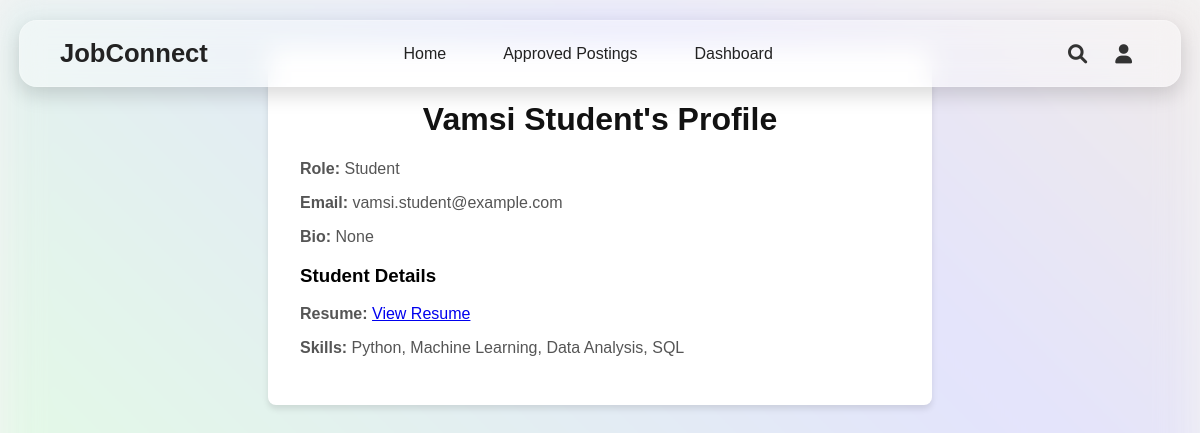
Page /profile/VamsiStudent (signed in) on the committed database.
### app.py (models this page shows, shortened)
class User(UserMixin, db.Model):
    id = db.Column(db.Integer, primary_key=True)
    username = db.Column(db.String(100), unique=True, nullable=False)
    password = db.Column(db.String(100), nullable=False)
    role = db.Column(db.String(20), nullable=False)  # Role: 'admin', 'employer', 'student'
    name = db.Column(db.String(100), nullable=True)
    email = db.Column(db.String(120), unique=True, nullable=True)
    bio = db.Column(db.Text, nullable=True)
    company_name = db.Column(db.String(100), nullable=True)
    company_website = db.Column(db.String(200), nullable=True)
    resume_link = db.Column(db.String(200), nullable=True)
    skills = db.Column(db.Text, nullable=True)

### app.py (the view)
@app.route('/profile/<username>')
@login_required
def profile(username):
    user = User.query.filter_by(username=username).first_or_404()
    return render_template('profile.html', user=user)

### app.py (called while the page is built, shortened)
@app.before_request
def create_tables():
    db.create_all()

@app.before_request
def ensure_admin_user():
    existing_admin = User.query.filter_by(username="admin").first()

@login_manager.user_loader
def load_user(user_id):
    if not user_id:
        print("Debug: Received user_id=None in load_user function")
        return None  # Return None if user_id is invalid
    try:
        return User.query.get(int(user_id))
    except ValueError:
        print(f"Debug: Invalid user_id={user_id}")
        return None

### templates/profile.html (shortened to what this page needs)
<!DOCTYPE html>
<html lang="en">
<head>
    <link rel="stylesheet" href="{{ url_for('static', filename='css/profile.css') }}">
    <link rel="stylesheet" href="https://cdnjs.cloudflare.com/ajax/libs/font-awesome/6.0.0/css/all.min.css">
</head>
<body>
    <header class="navbar">
      <div class="navbar-left">
        <a href="{{ url_for('index') }}" class="logo">JobConnect</a>
      </div>
      <ul class="nav-links">
        <li><a href="{{ url_for('index') }}">Home</a></li>
        <li><a href="{{ url_for('approved_postings') }}">Approved Postings</a></li>
        {% if current_user.is_authenticated %}
          {% if current_user.role == 'admin' %}
            <li><a href="{{ url_for('admin_panel') }}">Admin Panel</a></li>
            <li><a href="{{ url_for('logout') }}">Logout</a></li>
          {% elif current_user.role == 'employer' %}
            <li><a href="{{ url_for('employer_dashboard') }}">Dashboard</a></li>
          {% elif current_user.role == 'student' %}
            <li><a href="{{ url_for('student_dashboard') }}">Dashboard</a></li>
          {% endif %}
        {% else %}
          <li><a href="{{ url_for('login') }}">Login</a></li>
          <li><a href="{{ url_for('register') }}">Register</a></li>
        {% endif %}
      </ul>
      <div class="nav-icons">
        <i class="fas fa-search search-icon" onclick="openSearch()"></i>
        {% if current_user.is_authenticated and current_user.role in ['employer', 'student'] %}
          <div class="user-dropdown">
            <i class="fas fa-user user-icon" onclick="toggleUserMenu()"></i>
          </div>
        {% endif %}
      </div>
    </header>
    <div class="profile-container">
        <h1>{{ user.name }}'s Profile</h1>
        <p><strong>Role:</strong> {{ user.role.capitalize() }}</p>
        <p><strong>Email:</strong> {{ user.email }}</p>
        <p><strong>Bio:</strong> {{ user.bio }}</p>
        {% if user.role == 'employer' %}
            <h3>Company Information</h3>
            <p><strong>Company Name:</strong> {{ user.company_name }}</p>
            <p><strong>Website:</strong> <a href="{{ user.company_website }}" target="_blank">{{ user.company_website }}</a></p>
        {% elif user.role == 'student' %}
            <h3>Student Details</h3>
            <p><strong>Resume:</strong> <a href="{{ user.resume_link }}" target="_blank">View Resume</a></p>
            <p><strong>Skills:</strong> {{ user.skills }}</p>
        {% endif %}
    </div>
</body>
</html>

### static/css/profile.css (style rules this page uses)
.navbar { position: fixed; top: 20px; left: 50%; transform: translateX(-50%); width: 90%; max-width: 1200px; background: rgba(255, 255, 255, 0.4); backdrop-filter: blur(12px); -webkit-backdrop-filter: blur(12px); border-radius: 18px; display: flex; align-items: center; justify-content: space-between; padding: 15px 40px; box-shadow: 0 8px 20px rgba(0, 0, 0, 0.15); border: 1px solid rgba(255, 255, 255, 0.2); z-index: 1000; }
.logo { font-size: 1.6rem; font-weight: bold; color: #222; text-decoration: none; margin-right: auto; }
.nav-links { display: flex; gap: 25px; list-style: none; margin: 0 auto; }
.nav-links li { position: relative; }
.nav-links a { text-decoration: none; color: #222; font-size: 1rem; padding: 0.5rem 1rem; position: relative; transition: all 0.3s ease; }
.nav-links a::after { content: ""; position: absolute; left: 0; bottom: -3px; width: 100%; height: 2px; background-color: #00bfa5; transform: scaleX(0); transition: transform 0.3s ease; }
.nav-icons { display: flex; align-items: center; gap: 20px; margin-left: auto; }
.nav-icons i { font-size: 1.2rem; color: #333; cursor: pointer; transition: color 0.3s ease; }
.user-dropdown { position: relative; display: inline-block; }
.user-icon { font-size: 1.5rem; cursor: pointer; padding: 8px; border-radius: 50%; transition: background 0.2s ease-in-out; }
body { font-family: 'Arial', sans-serif; background-color: #f4f4f4; margin: 0; padding: 0; }
.profile-container { max-width: 600px; margin: 3rem auto; background: white; padding: 2rem; border-radius: 8px; box-shadow: 0 4px 6px rgba(0, 0, 0, 0.1); }
h1 { text-align: center; color: #121212; }
p { font-size: 1rem; color: #555; }

### rows in the picture
User: name "Vamsi Student", role "Student", email "vamsi.student@example.com", bio "None", skills "Python, Machine Learning, Data Analysis, SQL"
